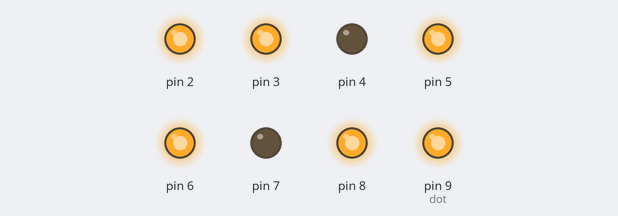
A sketch run on a simulated Arduino Uno, built with avr-gcc and run on an emulated ATmega328P. Shown: output pins drawn as LEDs (lit = HIGH).

Above: at 0.1 s.
Timing chart, 0 to 1.6 s (numbered marks = the images above):
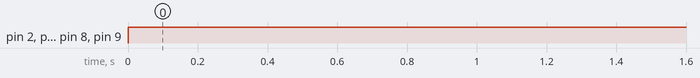

Measured:
- by itself, pin 2, pin 3, pin 5, pin 6, pin 8, pin 9 (dot): LOW → HIGH at 0.00 s

The sketch:

simple_7_segment.ino
```cpp
void setup()
{// put your setup code here, to run once:
pinMode(2, OUTPUT); //a
pinMode(3, OUTPUT); //b
pinMode(4, OUTPUT); //c
pinMode(5, OUTPUT); //d
pinMode(6, OUTPUT); //e
pinMode(7, OUTPUT); //f
pinMode(8, OUTPUT); //g
pinMode(9, OUTPUT); //dot
}
void loop() {
  // put your main code here, to run repeatedly:
  digitalWrite(2, 1);
   digitalWrite(3, 1);
  digitalWrite(4, 0);
  digitalWrite(5, 1);
  digitalWrite(6, 1);
  digitalWrite(7, 0);
  digitalWrite(8, 1);
  digitalWrite(9, 1);
}
```
